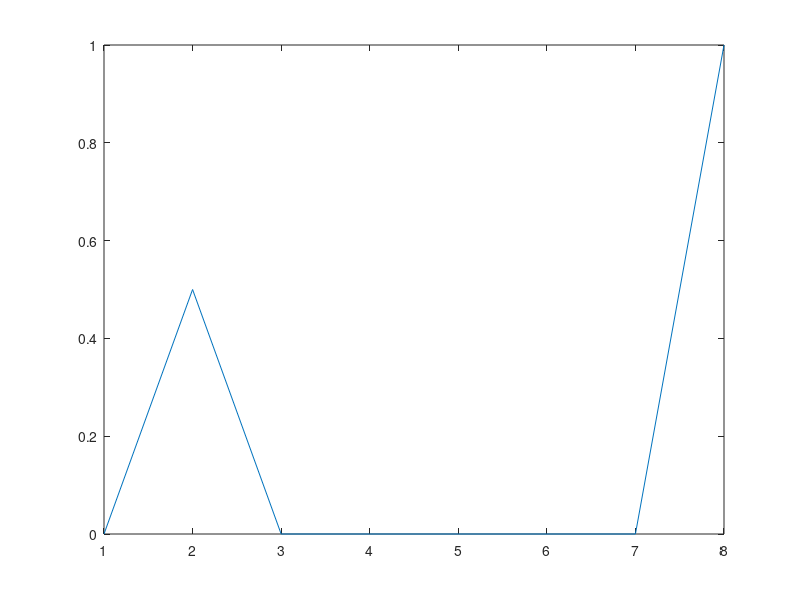
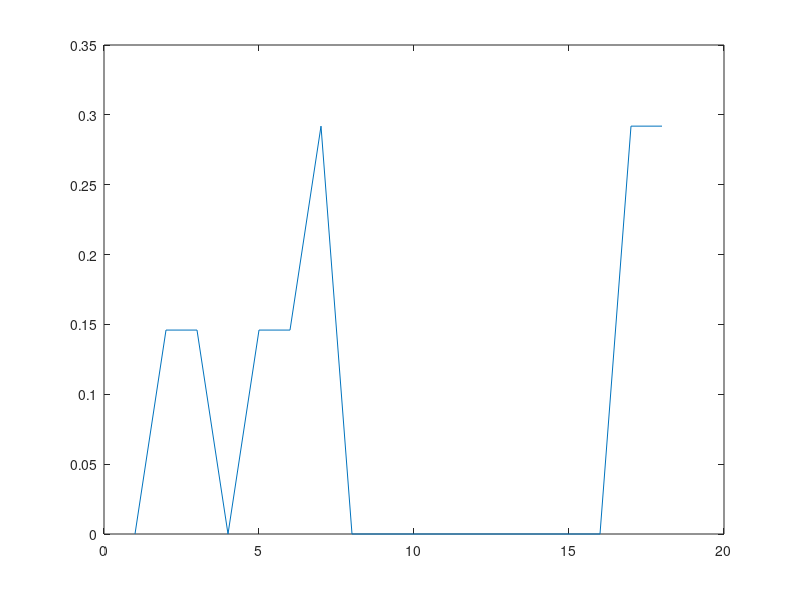

Reproduce these figures in MATLAB, in order.

%% ------------------ Disclaimer  ------------------
% 
% BG Group plc or any of its respective subsidiaries, affiliates and 
% associated companies (or by any of their respective officers, employees 
% or agents) makes no representation or warranty, express or implied, in 
% respect to the quality, accuracy or usefulness of this repository. The code
% is this repository is supplied with the explicit understanding and 
% agreement of recipient that any action taken or expenditure made by 
% recipient based on its examination, evaluation, interpretation or use is 
% at its own risk and responsibility.
% 
% No representation or warranty, express or implied, is or will be made in 
% relation to the accuracy or completeness of the information in this 
% repository and no responsibility or liability is or will be accepted by 
% BG Group plc or any of its respective subsidiaries, affiliates and 
% associated companies (or by any of their respective officers, employees 
% or agents) in relation to it.
%% ------------------ License  ------------------ 
% GNU GENERAL PUBLIC LICENSE Version 3, 29 June 2007
%% github
% https://github.com/AnalysePrestackSeismic/
%% ------------------ FUNCTION DEFINITION ---------------------------------
%                               INPUTS
%--------------------------------------------------------------------------
% note: C=rho*A
C13=1;  % input
C33=1;  % input
A11=1;  % input
A13=1;  % input
A33=1;  % input
A55=1;  % input
th=1;   % input
th1=1;  % input
th2=1;  % input
th3=1;  % input
th4=1;  % input
V1=1;   % input
V2=1;   % input
V3=1;   % input
V4=1;   % input
%--------------------------------------------------------------------------
%                           CONDITION INPUTS
%--------------------------------------------------------------------------
A1=(2*(A13+A55))-((A33-A55)*(A11+A33-(2*A55)));
A2=((A11+A33-(2*A55))^2)-(4*((A13+A55)^2));
%--------------------------------------------------------------------------
x=sin(th1);
n=V1/V2;
%--------------------------------------------------------------------------
k1=V3/V1;
k2=V4/V2;
%--------------------------------------------------------------------------
%                       PREPARE EQUATION VARIABLES
%--------------------------------------------------------------------------
Q=(((A33-A55)^2)+(2*A1*sin(th))+(A2*((sin(th))^2)))^(0.5);            %%%%
% Lu=((((Q-A11+A55)/((sin(th))^2))+(A11+A33-(2*A55)))/(2*Q))^(0.5);   %%%%
% Mu=((((Q-A11+A55)/((cos(th))^2))+(A11+A33-(2*A55)))/(2*Q))^(0.5);   %%%%
l1=1;   % undetermined - see above
l2=1;   % undetermined - see above
l3=1;   % undetermined - see above
l4=1;   % undetermined - see above
m1=1;   % undetermined - see above
m2=1;   % undetermined - see above
m3=1;   % undetermined - see above
m4=1;   % undetermined - see above
l=(l2+m2)/(l1+m1);
bet1=1; %
bet2=1; %
del1=(l3*C33)-(m3*C13);
del2=(l4*C33)-(m4*C13);
eps1=((l1*C13)+(((m1*C33)-(l1*C13))*((cos(th1))^2)));
eps2=(((l2*C13)+(((m2*C33)-(l2*C13))*((cos(th2))^2)))*V1)/V2;
ome1=(V1*((m3*((cos(th3))^2))-(l3*((sin(th3))^2))))/(V3*(l1+m1));
ome2=(V1*((m4*((cos(th4))^2))-(l4*((sin(th4))^2))))/(V4*(l1+m1));
%--------------------------------------------------------------------------
%                       RUN PRELIMINARY EQUATIONS
%--------------------------------------------------------------------------
T1=eps2-((eps1*l2)/(n*l1));
T2=((bet2*ome2*k1*l3)/m1)-((bet1*ome1*k2*l4)/(n*m1));
T3=(bet2*ome2)+((bet1*k2*l4*(x^2))/(n*m1));
T4=((eps2*m3)/l1)+((del1*l2*(x^2))/(n*l1));
T5=bet1*(ome1+((k1*l3*(x^2))/m1));
T6=((eps2*m4)/l1)+((del2*l2*(x^2))/(n*l1));
T7=(bet2*l)-((bet1*m2)/m1);
T8=((del2*m3)/l1)-((del1*m4)/l1);
T9=bet2*(((ome2*m2)/m1)+((k2*l*l4*(x^2))/(n*m1)));
T10=((eps1*m3)/l1)+(del1*(x^2));
T11=((eps1*m4)/l1)+(del2*(x^2));
T12=((bet2*k1*l*l3*(x^2))/m1)+((bet1*ome1*m2)/m1);
%--------------------------------------------------------------------------
P=(1-(x^2))^(0.5);
Q=(1-((k1^2)*(x^2)))^(0.5);
S=(1-((x^2)/(n^2)))^(0.5);
R=(1-(((k2^2)*(x^2))/(n^2)))^(0.5);
%--------------------------------------------------------------------------
E1=T1*T2*(x^2);
E2=T3*T4*P*Q;
E3=T5*T6*P*R;
E4=T7*T8*(x^2)*P*Q*R*S;
E5=T9*T10*Q*S;
E6=T11*T12*R*S;
E7=2*T5*T11*P*R;
E8=2*T2*T10*P*Q;
E9=-2*x*T7*T11*P*R*S;
E10=-2*x*T1*T3*P;
E11=-2*x*T7*T10*P*Q*S;
E12=2*x*T1*T5*P;
E13=-2*x*T8*T12*Q*R*S;
E14=-2*x*T2*T4*Q;
E15=2*x*T5*T8*P*Q*R;
E16=-2*x*T2*T10*Q;
E17=2*T10*T12*Q*S;
E18=2*T4*T5*P*Q;
%--------------------------------------------------------------------------
%                       RUN REFLECTIVITY EQUATION
%--------------------------------------------------------------------------
D=(E1+E2+E3+E4+E5+E6);
R11=(-E1+E2+E3+E4-E5-E6)/D;
R12=(E7+E8)/D;
R13=(E9+E10)/D;
R14=(E11+E12)/D;
R31=(E13+E14)/D;
R32=(E15+E16)/D;
R33=(-E1+E2-E3+E4+E5-E6)/D;
R34=(E17+E18)/D;
%--------------------------------------------------------------------------
%                                   PLOT
%--------------------------------------------------------------------------
reflectivity=[R11,R12,R13,R14,R31,R32,R33,R34];
Es=[E1,E2,E3,E4,E5,E6,E7,E8,E9,E10,E11,E12,E13,E14,E15,E16,E17,E18];
plot(reflectivity)
figure
plot(Es)